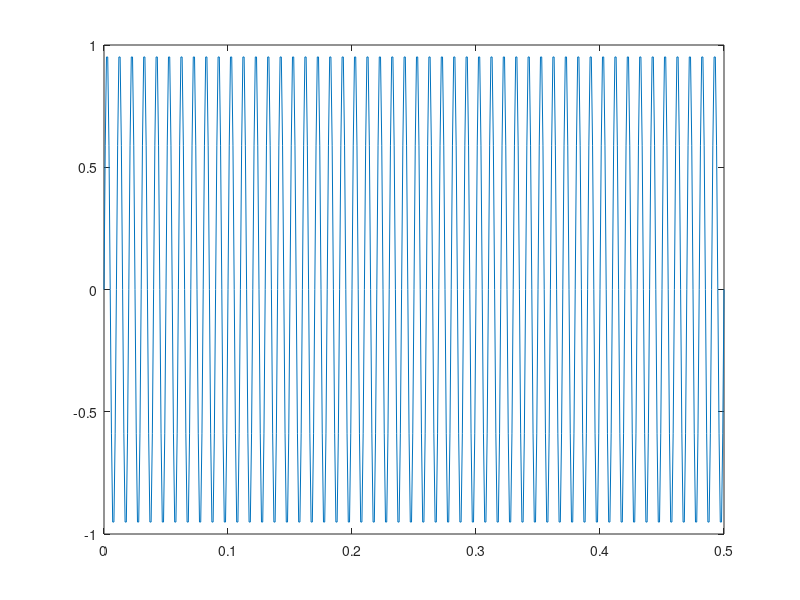

MATLAB code for this plot:
clc; clear all;

fs = 1000;          % frecuencia de muestreo
t = 0:1/fs:0.5;     % vector de tiempo

seno = sin(2*pi*100*t);

plot(t, seno)
